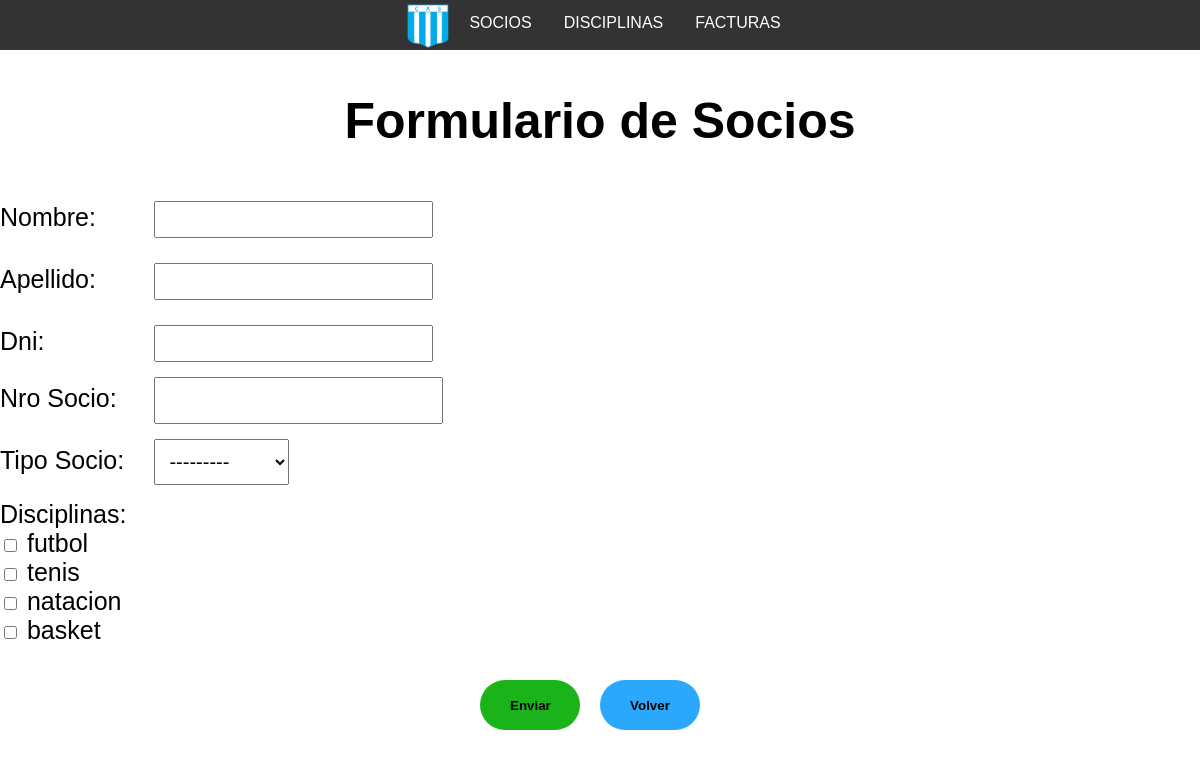
Page /socios/alta_socios/ on the earlier database version.
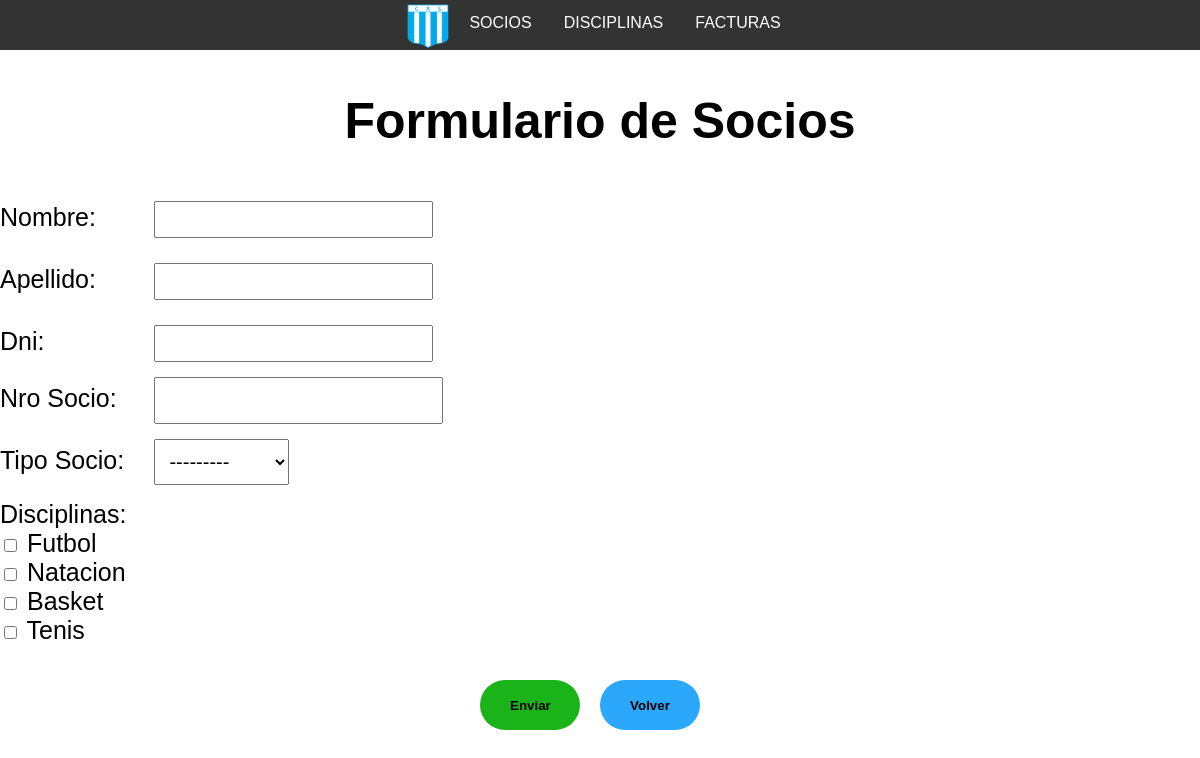
Same page on the later database version.
### socios/models.py (models this page shows, shortened)
class Disciplinas(models.Model):
    nombre = models.CharField(max_length=100, unique=True, blank=True)
    monto_afiliado = models.IntegerField()
    monto_adherente = models.IntegerField()

### socios/views.py (the view)
# urls.py: path('alta_socios/', views.alta_socios, name="alta_socios"),
def alta_socios(request):
    if request.method == 'POST':
        form = SociosForm(request.POST)
        if form.is_valid():
            print("entreee")
            nuevo_dni = form.cleaned_data['dni']
            nuevo_nro_socio = form.cleaned_data['nroSocio']
            if (Socios.objects.filter(dni = nuevo_dni).exists()):
                print("numero dni")
                form.add_error('dni', 'el dni ya se encuentra registrado')
                return render(request, 'alta_socios.html', {'form': form})
            else:
                if (Socios.objects.filter(nroSocio = nuevo_nro_socio).exists()):
                    print("numero socio")
                    form.add_error('nroSocio', 'el numero de socio ya se encuentra registrado')
                    return render(request, 'alta_socios.html', {'form': form})
                else:
                    nuevo_socio = form.save(commit=False)
                    disciplinas_seleccionadas = form.cleaned_data['disciplinas']
                    nuevo_socio.save()
                    for disciplina in disciplinas_seleccionadas.all():
                        if datetime.now().day >= 28:
                            fecha_reinicio = datetime.now() + timedelta(days=28)
                        else:
                            fecha_reinicio = datetime.now() + timedelta(days=30)
                        Inscripcion.objects.create(socio=nuevo_socio, disciplina=disciplina, fecha_reinicio=fecha_reinicio)
                    form.save_m2m()
                    return redirect('lista_socios')
    else:
        form = SociosForm()
    return render(request, 'alta_socios.html', {'form': form})

### socios/forms.py
class SociosForm(forms.ModelForm):
    disciplinas = forms.ModelMultipleChoiceField(
        queryset=Disciplinas.objects.all(),
        widget=forms.CheckboxSelectMultiple,
    )
    class Meta:
        model = Socios
        fields = ['nroSocio', 'dni', 'apellido', 'nombre', 'tipo_socio', 'disciplinas']
        widgets = {
            'dni': forms.TextInput(attrs={'novalidate': 'novalidate'}),
        }
    def __init__(self, *args, **kwargs):
        super(SociosForm, self).__init__(*args, **kwargs)
        self.fields['nombre'].widget.attrs.update({'class': 'form-control input-text'})
        self.fields['apellido'].widget.attrs.update({'class': 'form-control input-text'})
        self.fields['dni'].widget.attrs.update({'class': 'form-control input-text', 'min':'0'})
        self.fields['nroSocio'].widget.attrs.update({'class':'form-control nro-socio'})
        self.fields['tipo_socio'].widget.attrs.update({'class': 'form-control tipo-socio'})
        self.fields['disciplinas'].widget.attrs.update({'class': 'check-disciplinas'})
        self.fields['disciplinas'].choices = [(c.pk, c.nombre) for c in Disciplinas.objects.all()]

### socios/templates/alta_socios.html (shortened to what this page needs)
<!DOCTYPE html>
<html lang="en">
<head>
    {% load static %}
    {% include 'navbar.html' %}
    {% block extraCSS%}
    <link rel="stylesheet" href="{% static 'css/ABMsocios.css' %}">
    {% endblock extraCSS%}
</head>
<body>
  <div class="div-alta-socios">
    <h2>Formulario de Socios</h2>
    <form method="post" action="{% if form.instance.id %}{% url 'modificar_socio' form.instance.id %}{% else %}{% url 'alta_socios' %}{% endif %}">
      <div class="div-formulario">
        <div class="form-group">
          <label for="{{ form.nombre.id_for_label }}" class="formulario-label">Nombre:</label>
          <div class="formulario-input">{{ form.nombre }}</div>
        </div>
        <div class="form-group">
          <label for="{{ form.apellido.id_for_label }}" class="formulario-label">Apellido:</label>
          <div class="formulario-input">{{ form.apellido }}</div>
        </div>
        <div class="form-group">
          <label for="{{ form.dni.id_for_label }}" class="formulario-label">Dni:</label>
          <div class="formulario-input">{{ form.dni }}</div>
        </div>
        <div class="form-group">
          <label for="{{ form.nroSocio.id_for_label }}" class="formulario-label">Nro Socio:</label>
          <div class="formulario-input">{{ form.nroSocio }}</div>
        </div>
        <div class="form-group">
          <label for="{{ form.tipo_socio.id_for_label }}" class="formulario-label">Tipo Socio:</label>
          <div class="formulario-input">{{ form.tipo_socio }}</div>
        </div>
        <div class="form-group">
          <div class="check-disciplinas">
            <label for="{{ form.disciplinas.id_for_label }}">Disciplinas:</label>
            {% for checkbox in form.disciplinas %}
              <div class="columna-de-dos">
                <label>{{ checkbox.tag }} {{ checkbox.choice_label }}</label>
              </div>
            {% endfor %}
          </div>
        </div>
        <div class="botones-form">
          <button class="boton-form-enviar boton-form" type="submit" value="Enviar">Enviar</button>
          <button class="boton-form-volver boton-form"><a href="{% url 'lista_socios' %}">Volver</a></button>
        </div>
    </form>
  </div>
  </body>
  </html>

Differences in the rows shown:
removed Disciplinas: choice_label "futbol"
removed Disciplinas: choice_label "tenis"
removed Disciplinas: choice_label "natacion"
removed Disciplinas: choice_label "basket"
added Disciplinas: choice_label "Futbol"
added Disciplinas: choice_label "Natacion"
added Disciplinas: choice_label "Basket"
added Disciplinas: choice_label "Tenis"
